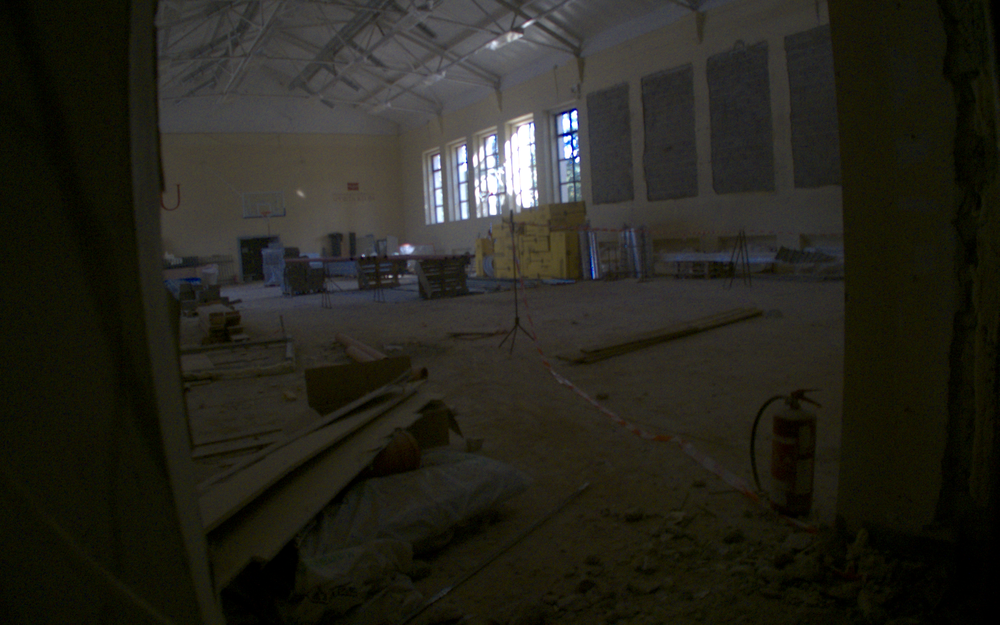
#> input picture image_adjust/test/img_946687013500409520.png, 1000 x 625 px, shrunk from 1920 x 1200 before the run, found by its file name
$ python histogram_equalization.py
#> lines starting #> are read from the running program, lines starting #| are printed output that depends on the picture
# square-root gamma brightening
# + increase local contrast and edge strength

import cv2
import numpy as np
from pathlib import Path

input_dir = "image_adjust/test/img_946687013500409520.png"
output_dir = "image_adjust/test/img_946687013500409520_mod.png"

img = cv2.imread(input_dir)
#> img is the input picture: shape (625, 1000, 3); mean B, G, R 29, 37, 38.1

# --- 1. square root gamma ---
img_norm = img.astype(np.float32) / 255.0
img_gamma = np.sqrt(img_norm)
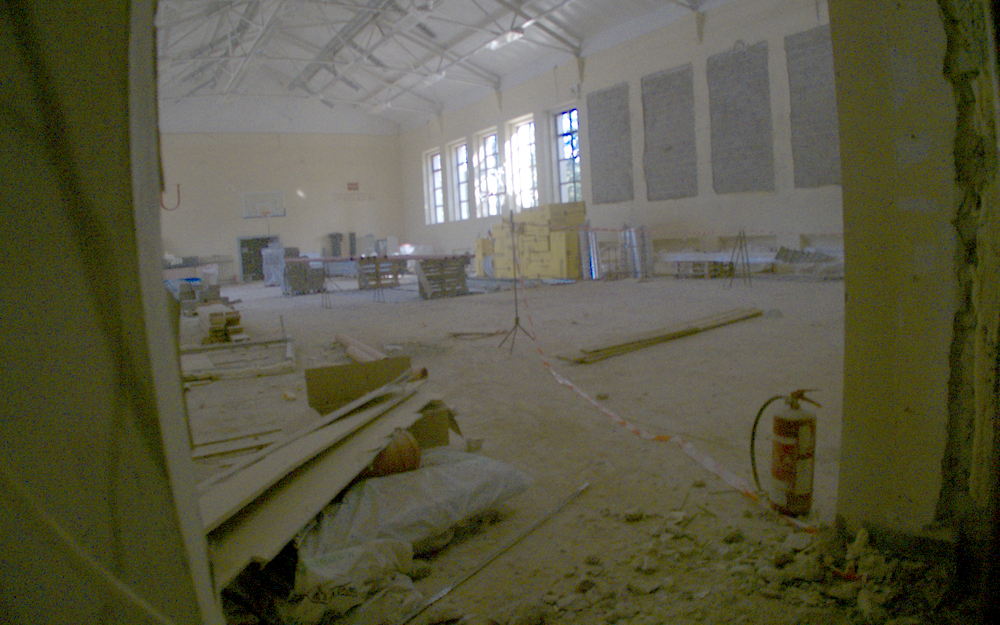
#> img_gamma: shape (625, 1000, 3) float32; mean B, G, R 0.274, 0.355, 0.36

# --- 2. contrast stretch ---
p2, p98 = np.percentile(img_gamma, (5, 100))
#> p2 = 0; p98 = 1
img_contrast = np.clip((img_gamma - p2) / (p98 - p2), 0, 1)

# --- 3. convert back to uint8 ---
img_uint8 = (img_contrast * 255).astype(np.uint8)

# # --- 4. unsharp mask (edge enhancement) ---
# blur = cv2.GaussianBlur(img_uint8, (0,0), sigmaX=2.0)
# sharp = cv2.addWeighted(img_uint8, 2, blur, -1, 0)

cv2.imwrite(output_dir, img_uint8)
